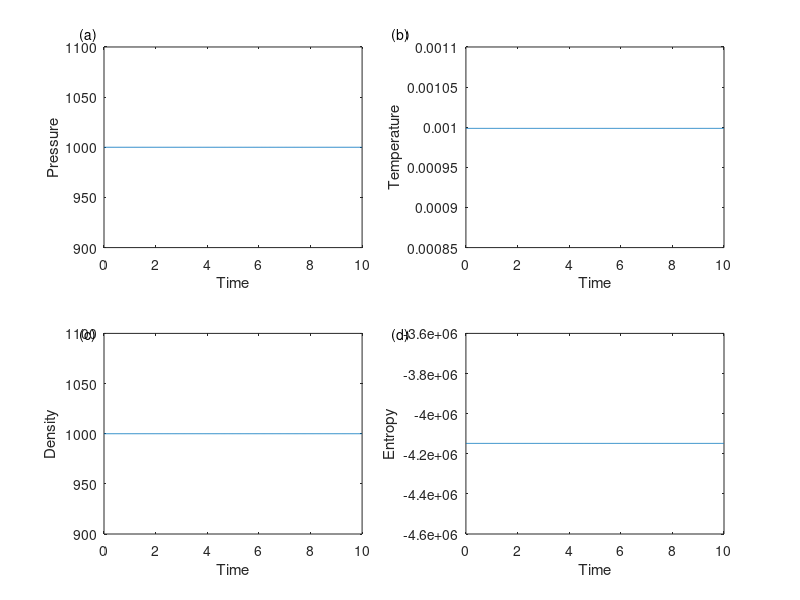

Here is the MATLAB script that generated this plot:
% Gas in a box simulation using Monte Carlo

% Set parameters
N = 1000; % Number of particles
V = 1; % Volume of the box
L = V^(1/3); % Length of the box
T = 1; % Temperature
dt = 0.01; % Time step
tmax = 10; % Maximum simulation time
kB = 1; % Boltzmann constant
h = 1; % Planck's constant
m = 1; % Mass of a particle
lambda = sqrt(h^2/(2*pi*m*kB*T)); % Thermal de Broglie wavelength

% Initialize particle positions and velocities
x = L*rand(N, 3);
v = randn(N, 3)*sqrt(T);

% Initialize arrays for pressure, temperature, density, and entropy
P = zeros(1, tmax/dt);
T_array = zeros(1, tmax/dt);
rho = zeros(1, tmax/dt);
S = zeros(1, tmax/dt);

% Start simulation
for i = 1:tmax/dt
    
    % Move particles using Monte Carlo method
    for j = 1:N
        x_new = x(j,:) + randn(1,3)*sqrt(dt);
        if all(x_new > 0) && all(x_new < L)
            x(j,:) = x_new;
        end
    end
    
    % Calculate pressure, temperature, density, and entropy
    V = L^3;
    V_free = V; % - sum(x < 0, 1) - sum(x > L, 1); %there is a problem in this line
    P(i) = N*kB*T/V_free;
    T_array(i) = mean(sum(v.^2, 2))/(3*N*kB);
    rho(i) = N/V;
    S(i) = -N*kB*(rho(i)*log(rho(i)*lambda^3) - 5/2);
    
end

% Create plot of pressure, temperature, density, and entropy versus time
figure
subplot(2,2,1)
plot(0:dt:tmax-dt, P)
xlabel('Time')
ylabel('Pressure')
subplot(2,2,2)
plot(0:dt:tmax-dt, T_array)
xlabel('Time')
ylabel('Temperature')
subplot(2,2,3)
plot(0:dt:tmax-dt, rho)
xlabel('Time')
ylabel('Density')
subplot(2,2,4)
plot(0:dt:tmax-dt, S)
xlabel('Time')
ylabel('Entropy')

% Add labels outside of the figure
annotation('textbox', [0.1, 0.93, 0.05, 0.05], 'String', '(a)', 'EdgeColor', 'none')
annotation('textbox', [0.49, 0.93, 0.05, 0.05], 'String', '(b)', 'EdgeColor', 'none')
annotation('textbox', [0.1, 0.43, 0.05, 0.05], 'String', '(c)', 'EdgeColor', 'none')
annotation('textbox', [0.49, 0.43, 0.05, 0.05], 'String', '(d)', 'EdgeColor', 'none')


